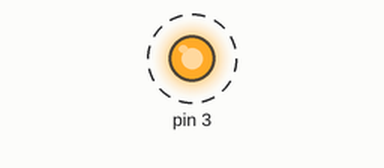
Recording of a sketch running on a simulated Arduino Uno, built with avr-gcc and run on an emulated ATmega328P. Shown: output pins drawn as LEDs (lit = HIGH). Dashed ring = blinking. What the sketch prints to the serial monitor is not drawn.

Above: at 0.5 s.
Timing chart, 0 to 4.6 s (numbered marks = the images above):
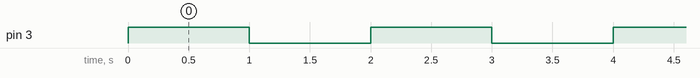

Measured:
- by itself, pin 3: alternates HIGH for 1.0 s and LOW for 1.0 s

The sketch:

TurnOnLedOnPin3.ino
```cpp
void setup() {
  // put your setup code here, to run once:
  pinMode(3, OUTPUT);
  Serial.begin(9600);
}

void loop() {
  // put your main code here, to run repeatedly:
  digitalWrite(3, HIGH);
  Serial.println("Pin 3 is HIGH (5V)");
  delay(1000);
  digitalWrite(3, LOW);
  Serial.println("Pin 3 is LOW (0v)");
  delay(1000);
}
```
